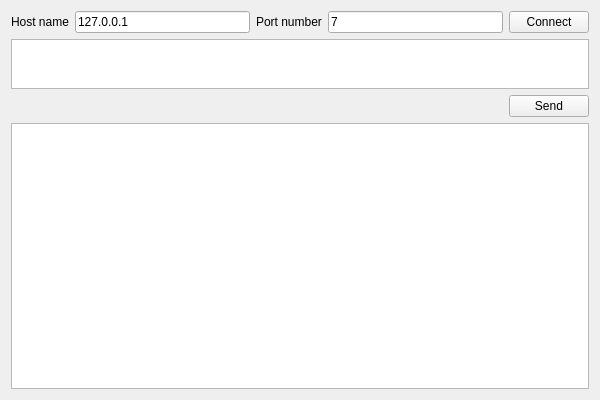
<?xml version="1.0" encoding="UTF-8"?>
<ui version="4.0">
 <class>EchoClass</class>
 <widget class="QMainWindow" name="EchoClass">
  <property name="geometry">
   <rect>
    <x>0</x>
    <y>0</y>
    <width>600</width>
    <height>400</height>
   </rect>
  </property>
  <property name="windowTitle">
   <string>Echo</string>
  </property>
  <widget class="QWidget" name="centralWidget">
   <layout class="QVBoxLayout" name="verticalLayout_2">
    <item>
     <layout class="QHBoxLayout" name="horizontalLayout_2">
      <item>
       <widget class="QLabel" name="label_2">
        <property name="text">
         <string>Host name</string>
        </property>
       </widget>
      </item>
      <item>
       <widget class="QLineEdit" name="lineEdit_hostName">
        <property name="text">
         <string>127.0.0.1</string>
        </property>
       </widget>
      </item>
      <item>
       <widget class="QLabel" name="label">
        <property name="text">
         <string>Port number</string>
        </property>
       </widget>
      </item>
      <item>
       <widget class="QLineEdit" name="lineEdit_portNumber">
        <property name="text">
         <string>7</string>
        </property>
       </widget>
      </item>
      <item>
       <widget class="QPushButton" name="pushButton_connect">
        <property name="text">
         <string>Connect</string>
        </property>
       </widget>
      </item>
     </layout>
    </item>
    <item>
     <widget class="QTextEdit" name="textEdit_message">
      <property name="maximumSize">
       <size>
        <width>16777215</width>
        <height>50</height>
       </size>
      </property>
     </widget>
    </item>
    <item>
     <layout class="QHBoxLayout" name="horizontalLayout_3">
      <item>
       <spacer name="horizontalSpacer">
        <property name="orientation">
         <enum>Qt::Horizontal</enum>
        </property>
        <property name="sizeHint" stdset="0">
         <size>
          <width>40</width>
          <height>20</height>
         </size>
        </property>
       </spacer>
      </item>
      <item>
       <widget class="QPushButton" name="pushButton_send">
        <property name="text">
         <string>Send</string>
        </property>
       </widget>
      </item>
     </layout>
    </item>
    <item>
     <widget class="QPlainTextEdit" name="plainTextEdit_output">
      <property name="readOnly">
       <bool>true</bool>
      </property>
     </widget>
    </item>
   </layout>
  </widget>
 </widget>
 <layoutdefault spacing="6" margin="11"/>
 <resources>
  <include location="Echo.qrc"/>
 </resources>
 <connections/>
</ui>
